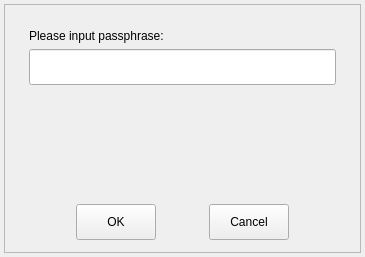
<?xml version="1.0" encoding="UTF-8"?>
<ui version="4.0">
 <class>RetrieveBoxPassword</class>
 <widget class="QWidget" name="RetrieveBoxPassword">
  <property name="geometry">
   <rect>
    <x>0</x>
    <y>0</y>
    <width>365</width>
    <height>257</height>
   </rect>
  </property>
  <property name="windowTitle">
   <string>Create security box</string>
  </property>
  <property name="windowIcon">
   <iconset resource="../../../resources/resources.qrc">
    <normaloff>:/images/logo</normaloff>:/images/logo</iconset>
  </property>
  <layout class="QVBoxLayout" name="verticalLayout">
   <property name="spacing">
    <number>4</number>
   </property>
   <property name="leftMargin">
    <number>4</number>
   </property>
   <property name="topMargin">
    <number>4</number>
   </property>
   <property name="rightMargin">
    <number>4</number>
   </property>
   <property name="bottomMargin">
    <number>4</number>
   </property>
   <item>
    <widget class="QFrame" name="m_frame">
     <property name="frameShape">
      <enum>QFrame::StyledPanel</enum>
     </property>
     <property name="frameShadow">
      <enum>QFrame::Raised</enum>
     </property>
     <layout class="QVBoxLayout" name="verticalLayout_3">
      <property name="leftMargin">
       <number>24</number>
      </property>
      <property name="topMargin">
       <number>24</number>
      </property>
      <property name="rightMargin">
       <number>24</number>
      </property>
      <property name="bottomMargin">
       <number>12</number>
      </property>
      <item>
       <layout class="QVBoxLayout" name="verticalLayout_2">
        <item>
         <widget class="QLabel" name="m_nameLabel">
          <property name="text">
           <string>Please input passphrase:</string>
          </property>
         </widget>
        </item>
        <item>
         <widget class="QLineEdit" name="m_passphrase">
          <property name="minimumSize">
           <size>
            <width>0</width>
            <height>36</height>
           </size>
          </property>
         </widget>
        </item>
       </layout>
      </item>
      <item>
       <spacer name="verticalSpacer">
        <property name="orientation">
         <enum>Qt::Vertical</enum>
        </property>
        <property name="sizeHint" stdset="0">
         <size>
          <width>20</width>
          <height>40</height>
         </size>
        </property>
       </spacer>
      </item>
      <item>
       <layout class="QHBoxLayout" name="horizontalLayout_4">
        <item>
         <widget class="QPushButton" name="m_ok">
          <property name="sizePolicy">
           <sizepolicy hsizetype="Fixed" vsizetype="Fixed">
            <horstretch>0</horstretch>
            <verstretch>0</verstretch>
           </sizepolicy>
          </property>
          <property name="minimumSize">
           <size>
            <width>72</width>
            <height>36</height>
           </size>
          </property>
          <property name="text">
           <string>OK</string>
          </property>
         </widget>
        </item>
        <item>
         <widget class="QPushButton" name="m_cancel">
          <property name="sizePolicy">
           <sizepolicy hsizetype="Fixed" vsizetype="Fixed">
            <horstretch>0</horstretch>
            <verstretch>0</verstretch>
           </sizepolicy>
          </property>
          <property name="minimumSize">
           <size>
            <width>72</width>
            <height>36</height>
           </size>
          </property>
          <property name="text">
           <string>Cancel</string>
          </property>
         </widget>
        </item>
       </layout>
      </item>
     </layout>
    </widget>
   </item>
  </layout>
 </widget>
 <resources>
  <include location="../../../resources/resources.qrc"/>
 </resources>
 <connections/>
</ui>
